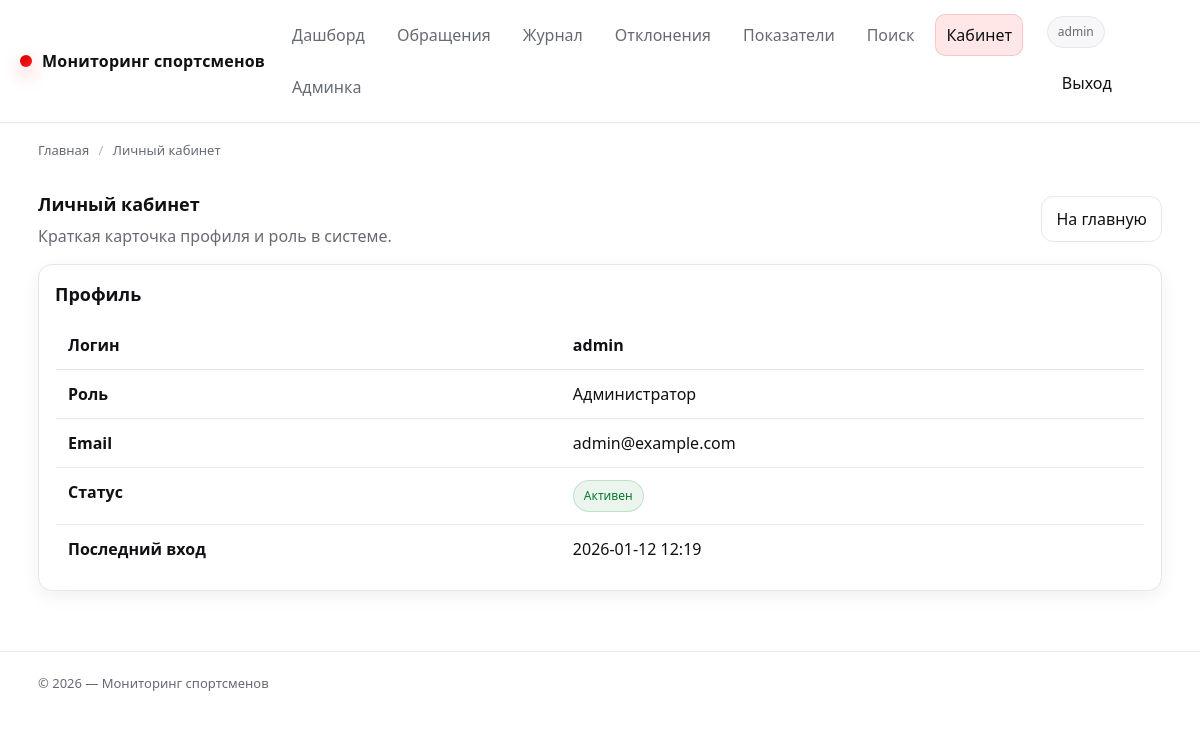
Page /cabinet/ (signed in) on the earlier database version.
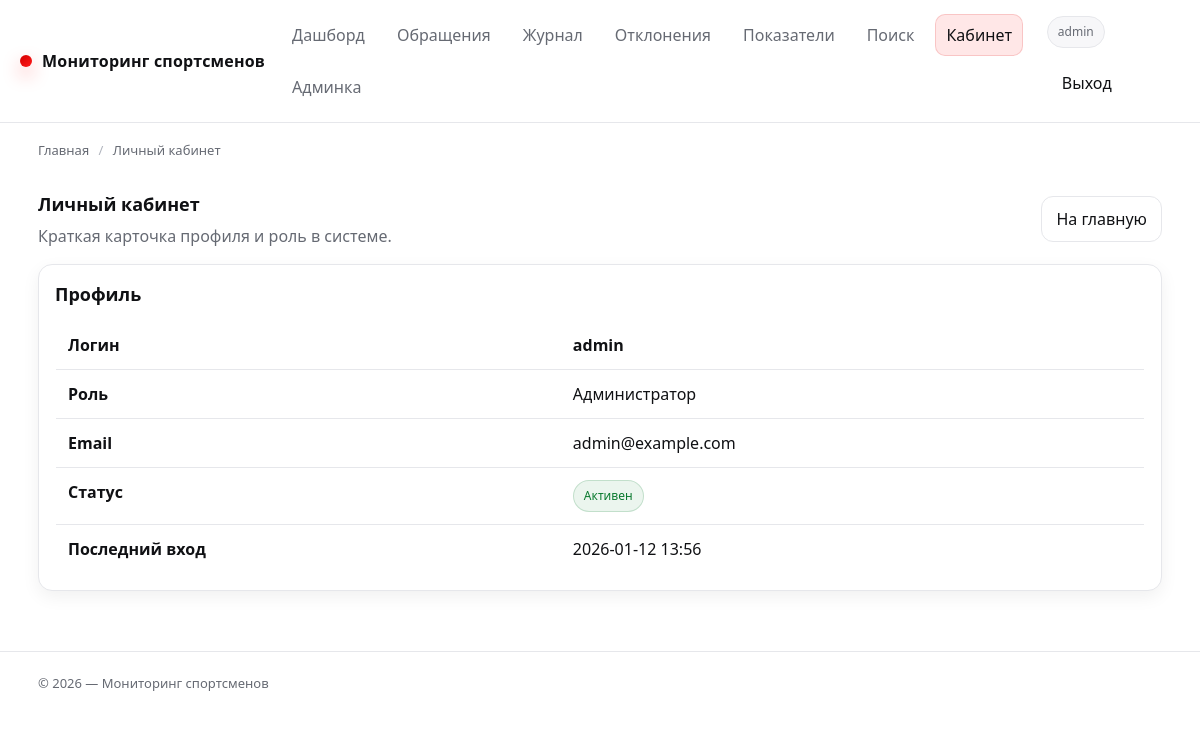
Same page on the later database version.
### app/models.py (models this page shows, shortened)
class User(db.Model, UserMixin):
    __tablename__ = "users"
    id = db.Column(db.Integer, primary_key=True)
    username = db.Column(db.String(64), unique=True, nullable=False, index=True)
    email = db.Column(db.String(120), unique=True, nullable=True, index=True)
    password_hash = db.Column(db.String(255), nullable=False)
    role = db.Column(db.String(32), nullable=False, default=ROLE_USER, index=True)
    is_active = db.Column(db.Boolean, nullable=False, default=True)
    created_at = db.Column(db.DateTime, nullable=False, default=datetime.utcnow)
    last_login_at = db.Column(db.DateTime, nullable=True)
    measurements_created = db.relationship(
        "Measurement",
        back_populates="created_by",
        lazy="select",
    )
    feedback_created = db.relationship(
        "Feedback",
        back_populates="author",
        lazy="select",
    )
    exports_created = db.relationship(
        "ExportBatch",
        back_populates="created_by",
        lazy="select",
    )
    teams_managed = db.relationship(
        "Team",
        back_populates="coach",
        lazy="select",
    )
    alerts_closed = db.relationship(
        "Alert",
        back_populates="closed_by",
        lazy="select",
        foreign_keys="Alert.closed_by_id",
    )
    audit_events = db.relationship(
        "AuditLog",
        back_populates="user",
        lazy="select",
    )
    athlete = db.relationship(
        "Athlete",
        back_populates="user",
        uselist=False,
        lazy="select",
    )
    def has_role(self, *roles: str) -> bool:
        return self.role in roles

### app/cabinet.py (the view, shortened to what this page needs)
@bp.get("/")
@login_required
def cabinet_home():
    bc = crumbs(("Главная", url_for("routes.index")), ("Личный кабинет", ""))
    role_labels = {
        ROLE_ADMIN: "Администратор",
        ROLE_DOCTOR: "Врач",
        ROLE_COACH: "Тренер",
        ROLE_OPERATOR: "Оператор",
        ROLE_USER: "Спортсмен",
    }
    role_title = role_labels.get(getattr(current_user, "role", None), "—")
    athlete_profile = getattr(current_user, "athlete", None)
    is_coach_role = is_coach(current_user)
    team_label = None
    coach_team = None
    team_members = []
    users_pool = []
    if athlete_profile and athlete_profile.team:
        team_label = athlete_profile.team.name
    return render_template(
        "cabinet.html",
        breadcrumbs=bc,
        athlete_profile=athlete_profile,
        role_title=role_title,
        team_label=team_label,
        coach_team=coach_team,
        team_members=team_members,
        users_pool=users_pool,
    )

### app/__init__.py (called while the page is built)
@login_manager.user_loader
def load_user(user_id: str):
    try:
        return db.session.get(User, int(user_id))
    except Exception:
        return None

### app/permissions.py (called while the page is built)
def _is_active_user(user: Optional[User]) -> bool:
    return bool(user and getattr(user, "is_authenticated", False) and getattr(user, "is_active", True))

def has_role(user: Optional[User], *roles: str) -> bool:
    if not _is_active_user(user):
        return False
    return bool(getattr(user, "has_role", lambda *_: False)(*roles))

def is_admin(user: Optional[User]) -> bool:
    return has_role(user, ROLE_ADMIN)

def is_doctor(user: Optional[User]) -> bool:
    return has_role(user, ROLE_DOCTOR)

def is_coach(user: Optional[User]) -> bool:
    return has_role(user, ROLE_COACH)

def is_operator(user: Optional[User]) -> bool:
    return has_role(user, ROLE_OPERATOR)

def is_user(user: Optional[User]) -> bool:
    return has_role(user, ROLE_USER)

def is_staff(user: Optional[User]) -> bool:
    return has_role(user, ROLE_ADMIN, ROLE_DOCTOR, ROLE_COACH, ROLE_OPERATOR)

### app/utils.py (called while the page is built)
def crumbs(*items: Tuple[str, str]) -> List[Dict[str, str]]:
    return [{"title": title, "url": url or ""} for title, url in items]

### app/templates/cabinet.html (shortened to what this page needs)
{% extends "base.html" %}
{% block content %}
  <div class="row space-between">
    <div>
      <h1 class="card__title" style="margin:0;">Личный кабинет</h1>
      <p class="card__subtitle" style="margin:6px 0 0;">
        Краткая карточка профиля и роль в системе.
      </p>
    </div>
    <div class="row">
      <a class="btn" href="{{ url_for('routes.index') }}">На главную</a>
    </div>
  </div>
  <div class="card mt-16">
    <div class="card__body">
      <h2 class="card__title">Профиль</h2>
      <table class="table mt-12">
        <tbody>
          <tr>
            <th>Логин</th>
            <td><b>{{ current_user.username }}</b></td>
          </tr>
          <tr>
            <th>Роль</th>
            <td>{{ role_title }}</td>
          </tr>
          <tr>
            <th>Email</th>
            <td>{{ current_user.email or "—" }}</td>
          </tr>
          <tr>
            <th>Статус</th>
            <td>
              {% if current_user.is_active %}
                <span class="badge badge--ok">Активен</span>
              {% else %}
                <span class="badge badge--warn">Неактивен</span>
              {% endif %}
            </td>
          </tr>
          <tr>
            <th>Последний вход</th>
            <td>{{ current_user.last_login_at.strftime('%Y-%m-%d %H:%M') if current_user.last_login_at else "—" }}</td>
          </tr>
        </tbody>
      </table>
    </div>
  </div>
{% endblock %}

### app/templates/partials/_nav.html
<header class="header">
  <div class="container header__inner">
    <a class="brand" href="{{ url_for('routes.index') }}">
      <span class="brand__dot" aria-hidden="true"></span>
      <span>{{ APP_TITLE or "Мониторинг спортсменов" }}</span>
    </a>
    <nav class="nav" aria-label="Навигация">
      {% if is_authenticated %}
        <a href="{{ url_for('routes.index') }}"
           class="{% if request.endpoint == 'routes.index' %}is-active{% endif %}">
          Дашборд
        </a>
      {% endif %}
      <a href="{{ url_for('feedback.feedback_home') }}"
         class="{% if request.endpoint and request.endpoint.startswith('feedback.') %}is-active{% endif %}">
        Обращения
      </a>
      {% if is_staff %}
        <a href="{{ url_for('routes.catalog') }}"
           class="{% if request.endpoint == 'routes.catalog' %}is-active{% endif %}">
          Журнал
        </a>
        <a href="{{ url_for('routes.offers') }}"
           class="{% if request.endpoint == 'routes.offers' %}is-active{% endif %}">
          Отклонения
        </a>
        {% if is_admin or is_doctor or is_operator %}
          <a href="{{ url_for('routes.categories') }}"
             class="{% if request.endpoint == 'routes.categories' %}is-active{% endif %}">
            Показатели
          </a>
        {% endif %}
        <a href="{{ url_for('routes.search') }}"
           class="{% if request.endpoint == 'routes.search' %}is-active{% endif %}">
          Поиск
        </a>
      {% endif %}
      {% if current_user.is_authenticated %}
        <a href="{{ url_for('cabinet.cabinet_home') }}"
           class="{% if request.endpoint and request.endpoint.startswith('cabinet.') %}is-active{% endif %}">
          Кабинет
        </a>
        {% if is_admin %}
          <a href="{{ url_for('admin.dashboard') }}"
             class="{% if request.endpoint and request.endpoint.startswith('admin.') %}is-active{% endif %}">
            Админка
          </a>
        {% endif %}
      {% endif %}
    </nav>
    <div class="row">
      {% if current_user.is_authenticated %}
        <span class="badge" data-tip="Роль: {{ current_user.role }}">
          {{ current_user.username }}
        </span>
        <a class="btn btn--ghost" href="{{ url_for('auth.logout') }}">Выход</a>
      {% else %}
        <a class="btn" href="{{ url_for('auth.login') }}">Вход</a>
        <a class="btn btn--primary" href="{{ url_for('auth.register') }}">Регистрация</a>
      {% endif %}
    </div>
  </div>
</header>

Differences in the rows shown:
changed User "admin": last_login_at "2026-01-12 12:19" → "2026-01-12 13:56"
